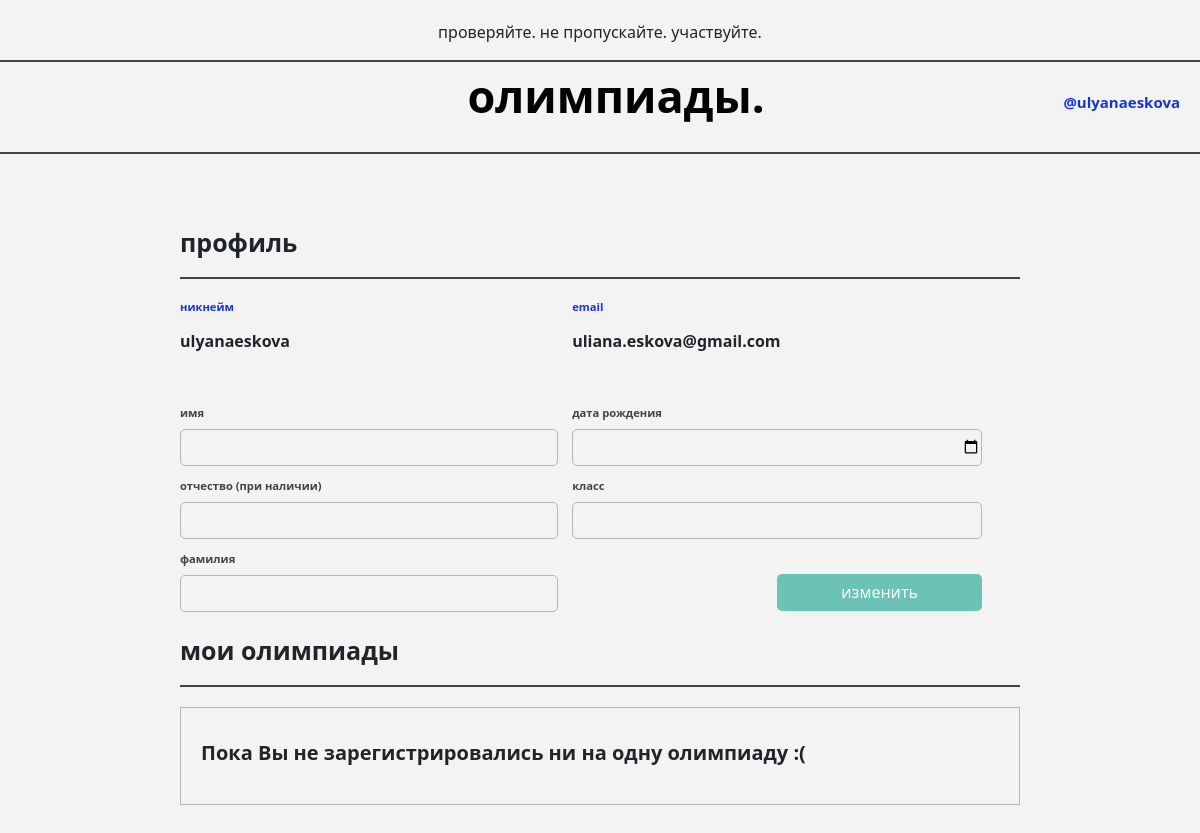
Page /autorization/profile/ (signed in) on the earlier database version.
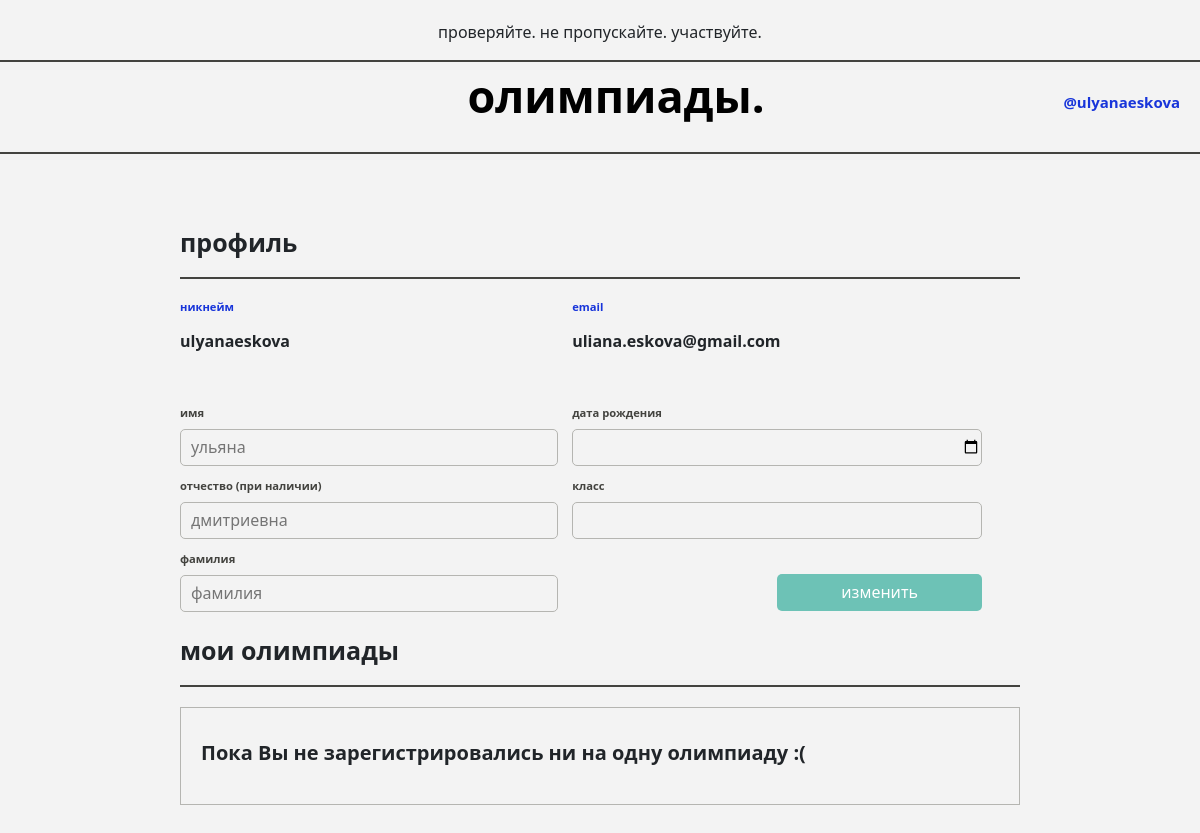
Same page on the later database version.
### autorization/models.py (models this page shows)
class Profile(models.Model):
    user = models.OneToOneField(User, on_delete=models.CASCADE)
    first_name = models.CharField(max_length=50, blank=True, default="")
    second_name = models.CharField(max_length=50, blank=True, default="")
    father_name = models.CharField(max_length=50, blank=True, default="")
    birth_date = models.DateField(null=True, blank=True, default=None)
    grade = models.TextField(choices=CHOICES, blank=True, default="")

### autorization/views.py (the view)
# urls.py: path('profile/', profile_view)
@login_required(login_url='../signin/')
def profile_view(request):
    profile = Profile.objects.get(user=request.user)
    olympiads = registerOlympiad.objects.filter(usr=request.user)
    data_olympiads = []
    for olympiad in olympiads:
        if olympiad.olympiad.register_end_date >= datetime.date.today() and olympiad.olympiad.competition_date >= datetime.date.today():
            data_olympiads.append(olympiad.olympiad)
    if request.method == 'POST':
        profile_form = ProfileForm(request.POST, instance=request.user.profile)
        if profile_form.is_valid():
            if profile_form.cleaned_data['first_name']:
                profile.first_name = profile_form.cleaned_data['first_name']
                profile.save(update_fields=["first_name"])
            if profile_form.cleaned_data['second_name']:
                profile.second_name = profile_form.cleaned_data['second_name']
                profile.save(update_fields=["second_name"])
            if profile_form.cleaned_data['father_name']:
                profile.father_name = profile_form.cleaned_data['father_name']
                profile.save(update_fields=["father_name"])
            if profile_form.cleaned_data['grade']:
                profile.grade = profile_form.cleaned_data['grade']
                profile.save(update_fields=["grade"])
            if profile_form.cleaned_data['birth_date']:
                profile.birth_date = profile_form.cleaned_data['birth_date']
                profile.save(update_fields=["birth_date"])
            messages.success(
                request, ('Профиль успешно обновлен'))
            return HttpResponseRedirect('/autorization/profile/')
        else:
            messages.error(request, ('Были введены данные в некорректном формате'))
    else:
        profile_form=ProfileForm(instance=request.user.profile)
    return render(request,'autorization/userprofile_upd.html',
							  {"email" : profile.user.email,
							   "username" : profile.user.username,
							   "first_name": profile.first_name,
							   "second_name": profile.second_name,
							   "father_name": profile.father_name,
							   "grade": profile.grade,
                               "birth_date": profile.birth_date,
                               'profile_form': profile_form,
                               'data_olympiads' : data_olympiads,
                               'len': len(data_olympiads)})

### autorization/forms.py
class ProfileForm(forms.ModelForm):
    class Meta:
        model = Profile
        fields = ('first_name',
                  'second_name',
                  'father_name',
                  'birth_date',
                  'grade',
                  )

### autorization/templates/autorization/userprofile_upd.html (shortened to what this page needs)
<!DOCTYPE html>
<html lang="ru" dir="ltr">
  <head>
    <link href="https://cdn.jsdelivr.net/npm/bootstrap@5.0.0-beta1/dist/css/bootstrap.min.css" rel="stylesheet">
    {% load static %}
    <link rel="stylesheet" href="{% static 'css/style.css' %}">
  </head>
  <body>
    <div class="header">
      <p>проверяйте. не пропускайте. участвуйте.</p>
      <div class="horiz_line">
      </div>
      <ul class="header_name">
          <li class="name"><a class="no_wrap" href="/">олимпиады.</a></li>
          {% if user.is_authenticated %}
            <li class="register"><a href="/autorization/profile" class="rgstr_wrap">@{{ user.username }}</a></li>
          {% else %}
            <li class="register"><a class="rgstr_wrap" href="/autorization/signin">войти/зарегистрироваться</a></li>
          {% endif%}
      </ul>
      <div class="horiz_line">
      </div>
    </div>
    <div class="main">
          <p class="topic_main">профиль</p>
          <div class="horiz_line">
          </div>
          <form method="post">
              <div>
                <div class="usr">
                    <p class="usr_eml_plc">никнейм</p>
                    <h1 class="usr_eml_data">{{ username }}</h1>
                </div>
                <div class="eml">
                    <p class="usr_eml_plc">email</p>
                    <h1 class="usr_eml_data">{{ email }}</h1>
                </div>
              </div>
              <div style="padding-top: 40px;">
                <div class="names">
                  <div class="field">
                    <p class="field_plc">имя</p>
                    <input type="id_first_name" id="id_first_name" name="first_name" class="field_box" placeholder="{{ first_name }}"></input>
                  </div>
                  <div class="field">
                    <p class="field_plc">отчество (при наличии)</p>
                    <input type="id_father_name" id="id_father_name" name="father_name" class="field_box" placeholder="{{ father_name }}"></input>
                  </div>
                  <div class="field">
                    <p class="field_plc">фамилия</p>
                    <input type="id_second_name" id="id_second_name" name="second_name" class="field_box" placeholder="{{ second_name }}"></input>
                  </div>
                </div>
                <div class="other_data">
                  <div class="field">
                    <p class="field_plc">дата рождения</p>
                    {% if birth_date != None %}
                      <input type="date" id="id_birth_date" name="birth_date" class="field_box" placeholder="{{ birth_date }}" min="1900-01-01" max="3000-12-31"></input>
                    {% else %}
                      <input type="date" id="id_birth_date" name="birth_date" class="field_box" placeholder="дд.мм.гггг"></input>
                    {% endif %}
                  </div>
                  <div class="field">
                    <p class="field_plc">класс</p>
                    <input type="id_grade" id="id_grade" name="grade" class="field_box" placeholder="{{ grade }}"></input>
                  </div>
                  <div style="padding-top: 15px">
                    <button class="changing_profile changing_profile_p" type="submit" name="button">изменить</button>
                  </div>
              </form>
            </div>
          <p class="topic_main">мои олимпиады</p>
          {% if len == 0 %}
          <div class="horiz_line" style="margin-bottom: 20px;"></div>
            <div class="content_table">
              <p class="name_olympiad" style="padding: 20px">Пока Вы не зарегистрировались ни на одну олимпиаду :(</p>
            </div>
          {% endif %}
  </body>
</html>

### mainpage/static/css/style.css (style rules this page uses)
body { background-color: #F3F3F3; }
.header { display: grid; margin-top: 20px; text-align: center; }
.horiz_line { background: #43433F; height: 2px; }
.header_name { position: relative; overflow: hidden; white-space: nowrap; }
.name { display: inline-block; overflow: hidden; font-style: normal; font-weight: 800; font-size: 45px; }
.register { display: inline-block; place-items: center; float: right; position: absolute; top: 40%; padding-right: 20px; right: 0; font-style: normal; font-weight: 600; font-size: 15px; color: #1835DA; }
.main { display: grid; margin-top: 70px; margin-left: 15%; margin-right: 15%; }
.topic_main { float: left; font-style: normal; font-weight: 700; font-size: 25px; }
.content_table { margin-bottom: 43px; background: #F3F3F3; border: 1px solid #B5B5B1; box-sizing: border-box; }
.name_olympiad { margin-top: 10px; font-weight: 650; font-size: 20px; }
.no_wrap { text-decoration: none; }
a.no_wrap { color: #000000; }
a.no_wrap:link { color: #000000; }
.usr { padding-top: 20px; display: inline-block; width: 45%; font-size: 100%; }
.eml { padding-top: 20px; padding-left: 10px; display: inline-block; width: 50%; font-size: 100%; }
.usr_eml_plc { font-style: normal; font-weight: 600; font-size: 70%; color: #1835DA; }
.usr_eml_data { overflow: inherit; font-style: normal; font-weight: 800; font-size: 100%; }
.names { display: inline-table; width: 45%; }
.other_data { display: inline-table; padding-left: 10px; width: 50%; }
.field { padding-bottom: 20px; line-height: 0; }
.field_box { !important; margin-top: 0; padding-left: 10px; outline: none; font: 30%; width: 100%; height: 37px; background: #F3F3F3; border: 1px solid #B5B5B1; box-sizing: border-box; border-radius: 5px; }
.field_plc { padding: 0; !important; font-weight: 600; font-size: 70%; color: #43433F; }
.changing_profile { float: right; width: 50%; height: 37px; border-style: none; background: #6DC2B6; border-radius: 5px; }
.changing_profile_p { color: #FFF; font-weight: 500; }
.rgstr_wrap { text-decoration: none; color: #1835DA; }
a.rgstr_wrap:link { color: #1835DA; }

Differences in the rows shown:
now on this page (row edited): Profile: first_name "ульяна", father_name "дмитриевна", second_name "фамилия"
